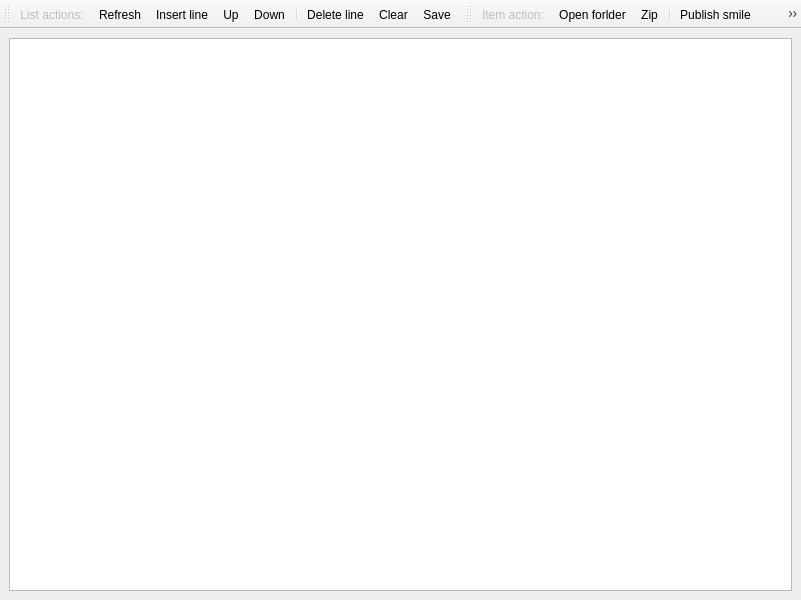
<?xml version="1.0" encoding="UTF-8"?>
<ui version="4.0">
 <class>file_preferiti_window</class>
 <widget class="QMainWindow" name="file_preferiti_window">
  <property name="geometry">
   <rect>
    <x>0</x>
    <y>0</y>
    <width>801</width>
    <height>600</height>
   </rect>
  </property>
  <property name="windowTitle">
   <string>My favorites files</string>
  </property>
  <property name="windowIcon">
   <iconset resource="resource.qrc">
    <normaloff>:/icons/icons/MGrep.ico</normaloff>:/icons/icons/MGrep.ico</iconset>
  </property>
  <widget class="QWidget" name="centralwidget">
   <property name="sizePolicy">
    <sizepolicy hsizetype="Expanding" vsizetype="Expanding">
     <horstretch>0</horstretch>
     <verstretch>0</verstretch>
    </sizepolicy>
   </property>
   <layout class="QGridLayout" name="gridLayout">
    <item row="0" column="0">
     <widget class="QListView" name="o_lst1">
      <property name="editTriggers">
       <set>QAbstractItemView::NoEditTriggers</set>
      </property>
      <property name="dragDropMode">
       <enum>QAbstractItemView::DragDrop</enum>
      </property>
     </widget>
    </item>
   </layout>
  </widget>
  <widget class="QToolBar" name="toolBar">
   <property name="windowTitle">
    <string>toolBar</string>
   </property>
   <property name="iconSize">
    <size>
     <width>25</width>
     <height>25</height>
    </size>
   </property>
   <attribute name="toolBarArea">
    <enum>TopToolBarArea</enum>
   </attribute>
   <attribute name="toolBarBreak">
    <bool>false</bool>
   </attribute>
   <addaction name="actionList_actions"/>
   <addaction name="actionRefresh"/>
   <addaction name="actionInsert_line"/>
   <addaction name="actionUp"/>
   <addaction name="actionDown"/>
   <addaction name="separator"/>
   <addaction name="actionDelete_line"/>
   <addaction name="actionClear"/>
   <addaction name="actionSave"/>
  </widget>
  <widget class="QToolBar" name="toolBar_2">
   <property name="windowTitle">
    <string>toolBar_2</string>
   </property>
   <property name="iconSize">
    <size>
     <width>25</width>
     <height>25</height>
    </size>
   </property>
   <attribute name="toolBarArea">
    <enum>TopToolBarArea</enum>
   </attribute>
   <attribute name="toolBarBreak">
    <bool>false</bool>
   </attribute>
   <addaction name="actionItem_action"/>
   <addaction name="actionOpen_forlder"/>
   <addaction name="actionZip"/>
   <addaction name="separator"/>
   <addaction name="actionPublish_smile"/>
   <addaction name="actionPublish_ICOM"/>
   <addaction name="separator"/>
   <addaction name="actionCompile_ICOM_BCK1"/>
   <addaction name="actionCompile_ICOM_BCK2"/>
   <addaction name="actionCompile_SMILE_BCK1"/>
   <addaction name="actionCompile_SMILE_BCK2"/>
  </widget>
  <action name="actionRefresh">
   <property name="icon">
    <iconset resource="resource.qrc">
     <normaloff>:/icons/icons/refresh.gif</normaloff>:/icons/icons/refresh.gif</iconset>
   </property>
   <property name="text">
    <string>Refresh</string>
   </property>
   <property name="toolTip">
    <string>Reload the list</string>
   </property>
  </action>
  <action name="actionList_actions">
   <property name="enabled">
    <bool>false</bool>
   </property>
   <property name="text">
    <string>List actions:</string>
   </property>
  </action>
  <action name="actionItem_action">
   <property name="enabled">
    <bool>false</bool>
   </property>
   <property name="text">
    <string>Item action:</string>
   </property>
  </action>
  <action name="actionInsert_line">
   <property name="icon">
    <iconset resource="resource.qrc">
     <normaloff>:/icons/icons/line.gif</normaloff>:/icons/icons/line.gif</iconset>
   </property>
   <property name="text">
    <string>Insert line</string>
   </property>
   <property name="toolTip">
    <string>Insert an empty line into the list</string>
   </property>
  </action>
  <action name="actionUp">
   <property name="icon">
    <iconset resource="resource.qrc">
     <normaloff>:/icons/icons/up.gif</normaloff>:/icons/icons/up.gif</iconset>
   </property>
   <property name="text">
    <string>Up</string>
   </property>
   <property name="toolTip">
    <string>Shift up the selected line</string>
   </property>
  </action>
  <action name="actionDown">
   <property name="icon">
    <iconset resource="resource.qrc">
     <normaloff>:/icons/icons/down.gif</normaloff>:/icons/icons/down.gif</iconset>
   </property>
   <property name="text">
    <string>Down</string>
   </property>
   <property name="toolTip">
    <string>Shift down the selected line</string>
   </property>
  </action>
  <action name="actionDelete_line">
   <property name="icon">
    <iconset resource="resource.qrc">
     <normaloff>:/icons/icons/delete.gif</normaloff>:/icons/icons/delete.gif</iconset>
   </property>
   <property name="text">
    <string>Delete line</string>
   </property>
   <property name="toolTip">
    <string>Delete the selected line</string>
   </property>
  </action>
  <action name="actionClear">
   <property name="icon">
    <iconset resource="resource.qrc">
     <normaloff>:/icons/icons/clear.gif</normaloff>:/icons/icons/clear.gif</iconset>
   </property>
   <property name="text">
    <string>Clear</string>
   </property>
   <property name="toolTip">
    <string>Clear the list</string>
   </property>
  </action>
  <action name="actionSave">
   <property name="icon">
    <iconset resource="resource.qrc">
     <normaloff>:/icons/icons/disk.gif</normaloff>:/icons/icons/disk.gif</iconset>
   </property>
   <property name="text">
    <string>Save</string>
   </property>
   <property name="toolTip">
    <string>Save the list</string>
   </property>
  </action>
  <action name="actionOpen_forlder">
   <property name="icon">
    <iconset resource="resource.qrc">
     <normaloff>:/icons/icons/folder.gif</normaloff>:/icons/icons/folder.gif</iconset>
   </property>
   <property name="text">
    <string>Open forlder</string>
   </property>
   <property name="toolTip">
    <string>Open the directory of the selected line</string>
   </property>
  </action>
  <action name="actionZip">
   <property name="icon">
    <iconset resource="resource.qrc">
     <normaloff>:/icons/icons/zip.gif</normaloff>:/icons/icons/zip.gif</iconset>
   </property>
   <property name="text">
    <string>Zip</string>
   </property>
   <property name="toolTip">
    <string>It takes the source and copies it into the zip file named Old in the same folder and same file</string>
   </property>
  </action>
  <action name="actionPublish_smile">
   <property name="icon">
    <iconset resource="resource.qrc">
     <normaloff>:/icons/icons/upload1.gif</normaloff>:/icons/icons/upload1.gif</iconset>
   </property>
   <property name="text">
    <string>Publish smile</string>
   </property>
   <property name="toolTip">
    <string>Publish source of Oracle Form or Report Form on real servers (compiling as SMILE user)</string>
   </property>
  </action>
  <action name="actionPublish_ICOM">
   <property name="icon">
    <iconset resource="resource.qrc">
     <normaloff>:/icons/icons/icom.gif</normaloff>:/icons/icons/icom.gif</iconset>
   </property>
   <property name="text">
    <string>Publish ICOM</string>
   </property>
   <property name="toolTip">
    <string>Publish source of Oracle Form or Report Form on real servers (compiling as ICOM user)</string>
   </property>
  </action>
  <action name="actionCompile_ICOM_BCK1">
   <property name="icon">
    <iconset resource="resource.qrc">
     <normaloff>:/icons/icons/icom_backup.gif</normaloff>:/icons/icons/icom_backup.gif</iconset>
   </property>
   <property name="text">
    <string>Compile ICOM BCK1</string>
   </property>
   <property name="toolTip">
    <string>Compile form as ICOM into BACKUP1</string>
   </property>
  </action>
  <action name="actionCompile_ICOM_BCK2">
   <property name="icon">
    <iconset resource="resource.qrc">
     <normaloff>:/icons/icons/icom_backup_2.gif</normaloff>:/icons/icons/icom_backup_2.gif</iconset>
   </property>
   <property name="text">
    <string>Compile ICOM BCK2</string>
   </property>
   <property name="toolTip">
    <string>Compile form as ICOM user into BACKUP2</string>
   </property>
  </action>
  <action name="actionCompile_SMILE_BCK1">
   <property name="icon">
    <iconset resource="resource.qrc">
     <normaloff>:/icons/icons/smile_backup.gif</normaloff>:/icons/icons/smile_backup.gif</iconset>
   </property>
   <property name="text">
    <string>Compile SMILE BCK1</string>
   </property>
   <property name="toolTip">
    <string>Compile form as SMILE user into BACKUP1</string>
   </property>
  </action>
  <action name="actionCompile_SMILE_BCK2">
   <property name="icon">
    <iconset resource="resource.qrc">
     <normaloff>:/icons/icons/smile_backup_2.gif</normaloff>:/icons/icons/smile_backup_2.gif</iconset>
   </property>
   <property name="text">
    <string>Compile SMILE BCK2</string>
   </property>
   <property name="toolTip">
    <string>Compile form as SMILE user into BACKUP2</string>
   </property>
  </action>
 </widget>
 <resources>
  <include location="resource.qrc"/>
 </resources>
 <connections>
  <connection>
   <sender>actionRefresh</sender>
   <signal>triggered()</signal>
   <receiver>file_preferiti_window</receiver>
   <slot>slot_refresh()</slot>
   <hints>
    <hint type="sourcelabel">
     <x>-1</x>
     <y>-1</y>
    </hint>
    <hint type="destinationlabel">
     <x>400</x>
     <y>299</y>
    </hint>
   </hints>
  </connection>
  <connection>
   <sender>actionCompile_ICOM_BCK2</sender>
   <signal>triggered()</signal>
   <receiver>file_preferiti_window</receiver>
   <slot>slot_compile_icom_backup2()</slot>
   <hints>
    <hint type="sourcelabel">
     <x>-1</x>
     <y>-1</y>
    </hint>
    <hint type="destinationlabel">
     <x>400</x>
     <y>299</y>
    </hint>
   </hints>
  </connection>
  <connection>
   <sender>actionCompile_ICOM_BCK1</sender>
   <signal>triggered()</signal>
   <receiver>file_preferiti_window</receiver>
   <slot>slot_compile_icom_backup1()</slot>
   <hints>
    <hint type="sourcelabel">
     <x>-1</x>
     <y>-1</y>
    </hint>
    <hint type="destinationlabel">
     <x>400</x>
     <y>299</y>
    </hint>
   </hints>
  </connection>
  <connection>
   <sender>actionCompile_SMILE_BCK1</sender>
   <signal>triggered()</signal>
   <receiver>file_preferiti_window</receiver>
   <slot>slot_compile_smile_backup1()</slot>
   <hints>
    <hint type="sourcelabel">
     <x>-1</x>
     <y>-1</y>
    </hint>
    <hint type="destinationlabel">
     <x>400</x>
     <y>299</y>
    </hint>
   </hints>
  </connection>
  <connection>
   <sender>actionCompile_SMILE_BCK2</sender>
   <signal>triggered()</signal>
   <receiver>file_preferiti_window</receiver>
   <slot>slot_compile_smile_backup2()</slot>
   <hints>
    <hint type="sourcelabel">
     <x>-1</x>
     <y>-1</y>
    </hint>
    <hint type="destinationlabel">
     <x>400</x>
     <y>299</y>
    </hint>
   </hints>
  </connection>
  <connection>
   <sender>actionDelete_line</sender>
   <signal>triggered()</signal>
   <receiver>file_preferiti_window</receiver>
   <slot>slot_delete_line()</slot>
   <hints>
    <hint type="sourcelabel">
     <x>-1</x>
     <y>-1</y>
    </hint>
    <hint type="destinationlabel">
     <x>400</x>
     <y>299</y>
    </hint>
   </hints>
  </connection>
  <connection>
   <sender>actionDown</sender>
   <signal>triggered()</signal>
   <receiver>file_preferiti_window</receiver>
   <slot>slot_sposta_giu()</slot>
   <hints>
    <hint type="sourcelabel">
     <x>-1</x>
     <y>-1</y>
    </hint>
    <hint type="destinationlabel">
     <x>400</x>
     <y>299</y>
    </hint>
   </hints>
  </connection>
  <connection>
   <sender>actionUp</sender>
   <signal>triggered()</signal>
   <receiver>file_preferiti_window</receiver>
   <slot>slot_sposta_su()</slot>
   <hints>
    <hint type="sourcelabel">
     <x>-1</x>
     <y>-1</y>
    </hint>
    <hint type="destinationlabel">
     <x>400</x>
     <y>299</y>
    </hint>
   </hints>
  </connection>
  <connection>
   <sender>actionOpen_forlder</sender>
   <signal>triggered()</signal>
   <receiver>file_preferiti_window</receiver>
   <slot>slot_open_folder()</slot>
   <hints>
    <hint type="sourcelabel">
     <x>-1</x>
     <y>-1</y>
    </hint>
    <hint type="destinationlabel">
     <x>400</x>
     <y>299</y>
    </hint>
   </hints>
  </connection>
  <connection>
   <sender>actionSave</sender>
   <signal>triggered()</signal>
   <receiver>file_preferiti_window</receiver>
   <slot>slot_save()</slot>
   <hints>
    <hint type="sourcelabel">
     <x>-1</x>
     <y>-1</y>
    </hint>
    <hint type="destinationlabel">
     <x>400</x>
     <y>299</y>
    </hint>
   </hints>
  </connection>
  <connection>
   <sender>actionInsert_line</sender>
   <signal>triggered()</signal>
   <receiver>file_preferiti_window</receiver>
   <slot>slot_insert_line()</slot>
   <hints>
    <hint type="sourcelabel">
     <x>-1</x>
     <y>-1</y>
    </hint>
    <hint type="destinationlabel">
     <x>400</x>
     <y>299</y>
    </hint>
   </hints>
  </connection>
  <connection>
   <sender>actionClear</sender>
   <signal>triggered()</signal>
   <receiver>file_preferiti_window</receiver>
   <slot>slot_clear()</slot>
   <hints>
    <hint type="sourcelabel">
     <x>-1</x>
     <y>-1</y>
    </hint>
    <hint type="destinationlabel">
     <x>400</x>
     <y>299</y>
    </hint>
   </hints>
  </connection>
  <connection>
   <sender>actionZip</sender>
   <signal>triggered()</signal>
   <receiver>file_preferiti_window</receiver>
   <slot>slot_backup_line()</slot>
   <hints>
    <hint type="sourcelabel">
     <x>-1</x>
     <y>-1</y>
    </hint>
    <hint type="destinationlabel">
     <x>400</x>
     <y>299</y>
    </hint>
   </hints>
  </connection>
  <connection>
   <sender>actionPublish_smile</sender>
   <signal>triggered()</signal>
   <receiver>file_preferiti_window</receiver>
   <slot>slot_pubblica_smile()</slot>
   <hints>
    <hint type="sourcelabel">
     <x>-1</x>
     <y>-1</y>
    </hint>
    <hint type="destinationlabel">
     <x>400</x>
     <y>299</y>
    </hint>
   </hints>
  </connection>
  <connection>
   <sender>actionPublish_ICOM</sender>
   <signal>triggered()</signal>
   <receiver>file_preferiti_window</receiver>
   <slot>slot_pubblica_icom()</slot>
   <hints>
    <hint type="sourcelabel">
     <x>-1</x>
     <y>-1</y>
    </hint>
    <hint type="destinationlabel">
     <x>400</x>
     <y>299</y>
    </hint>
   </hints>
  </connection>
  <connection>
   <sender>o_lst1</sender>
   <signal>doubleClicked(QModelIndex)</signal>
   <receiver>file_preferiti_window</receiver>
   <slot>slot_doppio_click_lista()</slot>
   <hints>
    <hint type="sourcelabel">
     <x>400</x>
     <y>304</y>
    </hint>
    <hint type="destinationlabel">
     <x>400</x>
     <y>299</y>
    </hint>
   </hints>
  </connection>
 </connections>
 <slots>
  <slot>slot_backup_line()</slot>
  <slot>slot_clear()</slot>
  <slot>slot_compile_icom_backup1()</slot>
  <slot>slot_compile_icom_backup2()</slot>
  <slot>slot_compile_smile_backup1()</slot>
  <slot>slot_compile_smile_backup2()</slot>
  <slot>slot_delete_line()</slot>
  <slot>slot_insert_line()</slot>
  <slot>slot_open_folder()</slot>
  <slot>slot_pubblica_icom()</slot>
  <slot>slot_pubblica_smile()</slot>
  <slot>slot_refresh()</slot>
  <slot>slot_save()</slot>
  <slot>slot_sposta_su()</slot>
  <slot>slot_sposta_giu()</slot>
  <slot>slot_doppio_click_lista()</slot>
 </slots>
</ui>
